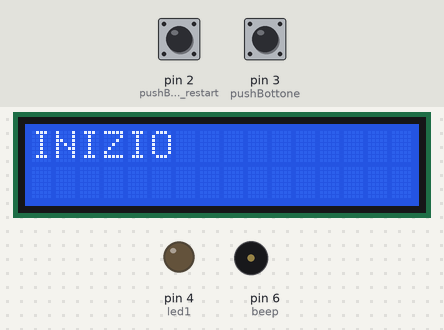
A sketch run on a simulated Arduino Uno, built with avr-gcc and run on an emulated ATmega328P. Shown: 16×2 character LCD, output pins drawn as LEDs (lit = HIGH), buzzer (waves = sounding, pin HIGH). The test bench sets the inputs (shaded band); at power-on: pin 3 (pushBottone) HIGH, pin 2 (pushBottone_restart) HIGH. Random numbers use the default seed unless the sketch sets one; what the sketch prints to the serial monitor is not drawn.

Above: at 1.2 s.
1.3 s: pin 3 (pushBottone) pulled LOW for 3.2 s
At 3.4 s:
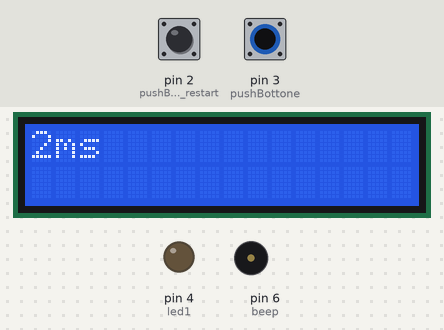
6.0 s: pin 3 (pushBottone) pulled LOW for 3.2 s
At 9.2 s:
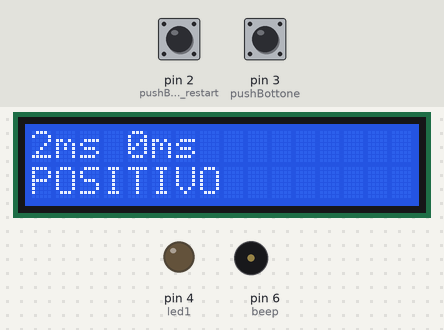
Timing chart, 0 to 10.7 s (numbered marks = the images above; inputs shaded):
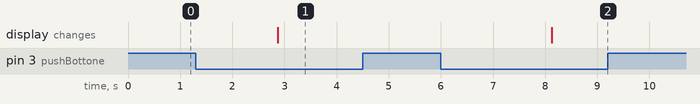

Measured:
- after the input at 1.3 s, the display: changes after 1.6 s (image 1)
- after the input at 6.0 s, the display: changes after 2.1 s (image 2)

The sketch:

pulsante_2.ino
```cpp
#include <LiquidCrystal.h>

LiquidCrystal lcd(8, 9, 10, 11, 12, 13);
int pushBottone_restart = 2;
int pushBottone = 3; // input del BOTTONE
int led1 = 4; // LED
int beep = 6;
int btn_status = 1; // si usa come variabile per indicare se il pulsante si premuto o meno e si utilizzerà nel corso del codice. (status del BOTTONE)
int tempo_random; // tempo RANDOM
int tempo_riflesso; // tempo del riflesso del LED
int tempo_riflesso_buzzer; // tempo del riflesso del BUZZER

void setup() {
  // put your setup code here, to run once:
pinMode(led1, OUTPUT);
pinMode(pushBottone, INPUT);
pinMode(pushBottone_restart, INPUT);
pinMode(beep, OUTPUT);
Serial.begin(9600);
lcd.begin(16, 2);
}

void loop() {
  // CONDIZIONI INIZIALI PER LO START CORRETTO DEL PROGRAMMA
  btn_status = HIGH;
  lcd.clear();
  digitalWrite(beep, LOW);

  // --------- SEZIONE DEDICATA AL LED --------- //
  Serial.println("INIZIO (i tempi sono misurati in millisecondi)...");
  lcd.print("INIZIO");
  tempo_random = random(2000, 10000);
  delay(tempo_random);
  digitalWrite(led1, HIGH);
  long tempo_led = millis(); // restituisce quando si accende il led1 (in millisecondi)

  while(btn_status == HIGH)
  btn_status = digitalRead(pushBottone);
  lcd.clear();
  long tempo_bottone = millis(); // restituisce il push del bottone
  check(led1);
  tempo_riflesso = tempo_bottone - tempo_led;
  lcd.setCursor(0, 0);
  lcd.print(tempo_riflesso);
  lcd.print("ms");
  lcd.print(" ");
  // --------- SEZIONE DEDICATA AL BUZZER --------- //
  tempo_random = random(2000, 10000);
  delay(tempo_random);
  digitalWrite(beep, HIGH);
  long tempo_buzzer = millis(); // restituisce quando si accende il BUZZER (in millisecondi)

  while(btn_status == HIGH) // DA CAMBIARE IN CASO NON FUNZIONI
  btn_status = digitalRead(pushBottone);
  long tempo_bottone2 = millis(); // restituisce il push del bottone
  check(beep);
  tempo_riflesso_buzzer = tempo_bottone2 - tempo_buzzer;
  lcd.print(tempo_riflesso_buzzer);
  lcd.print("ms ");
  lcd.setCursor(0, 1);
  if((tempo_riflesso + tempo_riflesso)/2 < 250)
  {
    lcd.print("POSITIVO");
    }
    else
    {
      lcd.print("NEGATIVO");
      }
  // --------- SEZIONE DEDICATA AL PULSANTE DI RESTART --------- //
  while(btn_status == HIGH)
  btn_status = digitalRead(pushBottone_restart);
  Serial.println();
  Serial.println("-----------------------------------");
}

void check(int a){
    if(btn_status == LOW)
    {
      digitalWrite(a, LOW);
      btn_status = HIGH;
    }
  }
```
